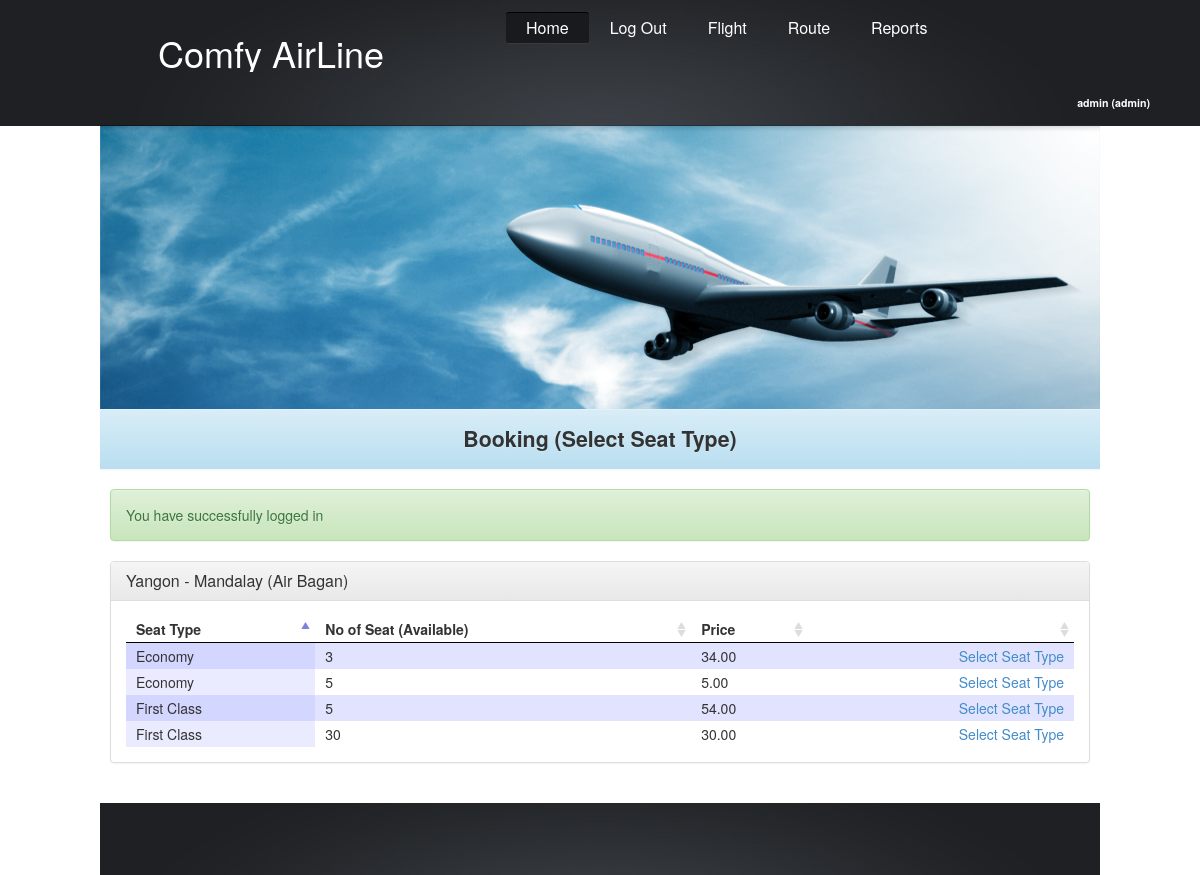
/booking-select-seat-type.php?schedule_id=SCH_000001 (signed in), run on an earlier commit of the app's database.
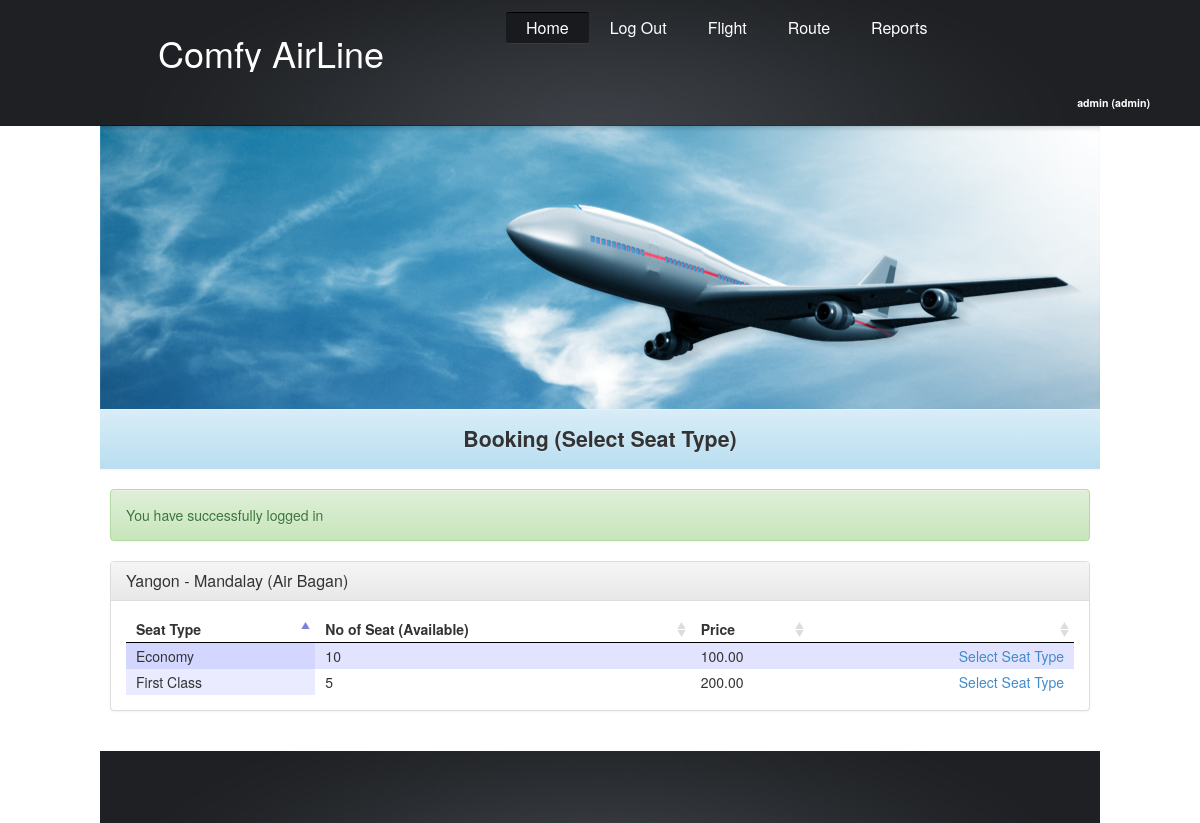
And on a later commit of the database.
### tables this page shows
CREATE TABLE IF NOT EXISTS `seats` (
  `seat_id` varchar(15) NOT NULL,
  `schedule_id` varchar(15) NOT NULL,
  `seattype_id` varchar(15) NOT NULL,
  `no_of_seat` int(3) NOT NULL,
  `booked_seat` int(3) NOT NULL,
  `price` decimal(10,2) NOT NULL,
  PRIMARY KEY (`seat_id`)
);

CREATE TABLE IF NOT EXISTS `seat_types` (
  `seattype_id` varchar(15) NOT NULL,
  `title` varchar(50) NOT NULL,
  PRIMARY KEY (`seattype_id`)
);

### includes/scheduleHelper.php (called while the page is built, shortened)
<?php
class scheduleHelper{
    public static function getSeatsInScheduleByScheduleID($schdule_id){
        $sql = "SELECT seats.*,seat_types.title AS 'seattype_title' FROM seats " .
                        "INNER JOIN seat_types " .
                        "ON seats.seattype_id=seat_types.seattype_id " .
                        "WHERE schedule_id='" . $schdule_id . "' " .
                        "ORDER BY seat_id";
        $result = mysql_query($sql) or die(mysql_error());
        $output=array();
        while ($row = mysql_fetch_array($result)){
            $output[]=array(
                'seat_id'=>$row['seat_id'],
                'seattype_id'=>$row['seattype_id'],
                'schedule_id'=>$row['schedule_id'],
                'seattype_title'=>$row['seattype_title'],
                'no_of_seat'=>$row['no_of_seat'],
                'price'=>$row['price'],
            );
        }
        return $output;
    }
    public static function getScheduleByScheduleID($schdule_id){
        $sql = "SELECT schedules.*,flights.*,routes.* " .
                "FROM schedules " .
                        "INNER JOIN flights " .
                        "ON schedules.flight_id=flights.flight_id " .
                        "INNER JOIN routes " .
                        "ON schedules.route_id=routes.route_id " .
                        "WHERE schedules.schedule_id='" . $schdule_id . "' " .
                        "AND schedules.active=1 " .
                        "ORDER BY schedule_id";
        $result = mysql_query($sql) or die(mysql_error());
        $output=array();
        while ($row = mysql_fetch_array($result)){
            $output[]=array(
                'schedule_id'=>$row['schedule_id'],
                'flight_id'=>$row['flight_id'],
                'flight_name'=>$row['name'],
                'route_id'=>$row['route_id'],
                'route_title'=>$row['title'],
                'departure_datetime'=>$row['departure_datetime'],
                'arrival_datetime'=>$row['arrival_datetime'],
                'departure_airport'=>$row['departure_airport'],
                'arrival_airport'=>$row['arrival_airport'],
                'active'=>$row['active'],
                'remark'=>$row['remark'],
                'hour'=>$row['hour'],
                'min'=>$row['min'],
            );
        }
        return $output;
    }
}

### booking-select-seat-type.php (the view, shortened to what this page needs)
<?php require_once('includes/scheduleHelper.php'); ?>
<?php include('includes/header.php'); ?>
<link href="css/jquery.dataTables.css" rel="stylesheet" type="text/css" />
<div class="panel panel-default">
    <div class="panel-heading">
        <?php
        $scheduleData = scheduleHelper::getScheduleByScheduleID($_GET['schedule_id']);
        ?>
        <h3 class="panel-title"><?php echo $scheduleData[0]['route_title']; ?>&nbsp;(<?php echo $scheduleData[0]['flight_name']; ?>)</h3>
    </div>
    <div class="panel-body">
        <table id="seat-table">
            <thead>
            <th>Seat Type</th>
            <th>No of Seat (Available)</th>
            <th>Price</th>
            <th></th>
            </thead>
            <tbody>
                <?php
                $scheduleData = scheduleHelper::getSeatsInScheduleByScheduleID($_GET['schedule_id']);
                ?>
                <?php foreach ($scheduleData as $row) { ?>
                    <?php
                    $link = "addSeat.php?schedule_id=" . $row['schedule_id'] .
                            "&seat_id=" . $row['seat_id'] .
                            "&seattype_id=" . $row['seattype_id'] .
                            "&seat_type=" . $row['seattype_title'] .
                            "&price=" . $row['price'] .
                            "&action=add2cart";
                    ?>
                    <tr>
                        <td><?php echo $row['seattype_title']; ?></td>
                        <td><?php echo $row['no_of_seat']; ?></td>
                        <td><?php echo $row['price']; ?></td>
                        <td class="action-column"><a href="<?php echo $link; ?>">Select Seat Type</a></td>
                    </tr>
                <?php } ?>
            </tbody>
        </table>
    </div>
</div>
<?php include('includes/footer.php'); ?>

What changed in the data, as far as the page shows it:
no longer on this page (row edited): seats: seattype.title "First Class", no_of_seat "30", price "30.00"
removed seats: seattype.title "Economy", no_of_seat "5", price "5.00"
changed seats "Economy": no_of_seat "3" → "10"; price "34.00" → "100.00"
changed seats "First Class": price "54.00" → "200.00"
